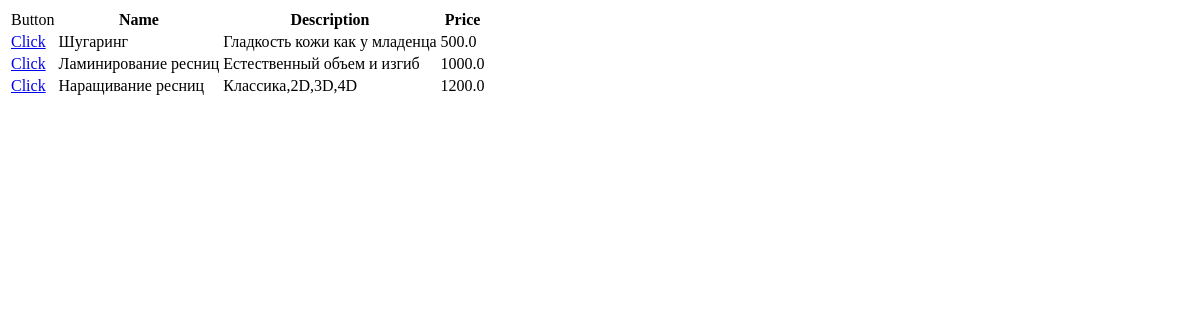
The app's page /service/, older data.
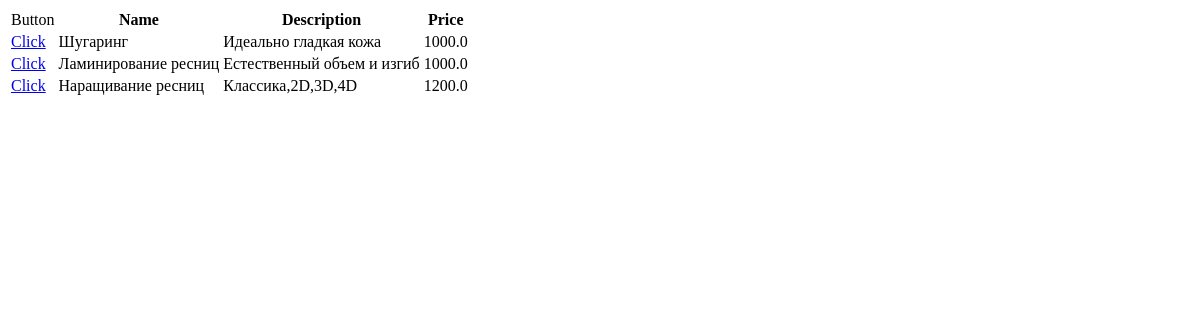
The same page, newer data.
### room/models.py (models this page shows, shortened)
class Service(models.Model):
    name = models.CharField(max_length=100,null=True)
    description = models.CharField(max_length=100,null=True)
    price = models.FloatField(null=True)
    date_created = models.DateTimeField(auto_now_add=True,null=True)
    master = models.ManyToManyField('Master',null=True)
    image = models.ImageField(null=True,blank=True,default='')

### room/views.py (the view)
# urls.py: path('service/',service_page,name='service'),
def service_page(request):
    services = Service.objects.all()
    context = {'services':services}
    return render(request,'room/service.html',context)

### room/templates/room/service.html (shortened to what this page needs)
<!DOCTYPE html>
<html lang="en">
<head>
</head>
<body>
<table>
    <tr>
    <td>Button</td>
    <th>Name</th>
    <th>Description</th>
    <th>Price</th>
    </tr>
    {% for service in services %}
    <tr>
        <td><a href="{% url 'detail' service.id %}">Click</a></td>
    <td>{{ service.name }}</td>
    <td>{{ service.description }}</td>
    <td>{{ service.price }}</td>
    </tr>
    {% endfor %}
</table>
</body>
</html>

Row changes from the older to the newer data that the page shows:
changed Service "Шугаринг": description "Гладкость кожи как у младенца" → "Идеально гладкая кожа"; price "500.0" → "1000.0"
